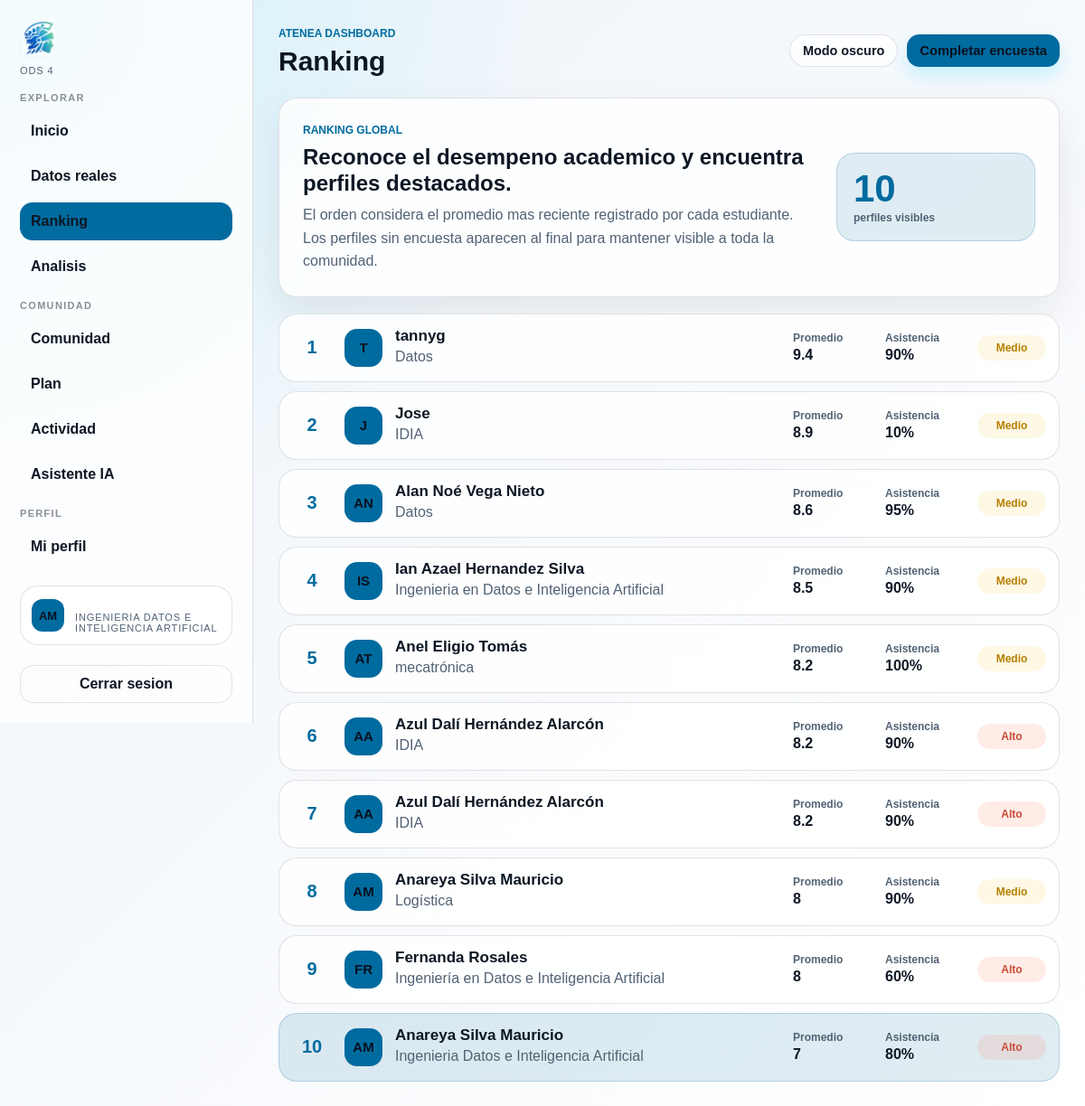
/PHP/dashboard.php?v=ranking (signed in), run on an earlier commit of the app's database.
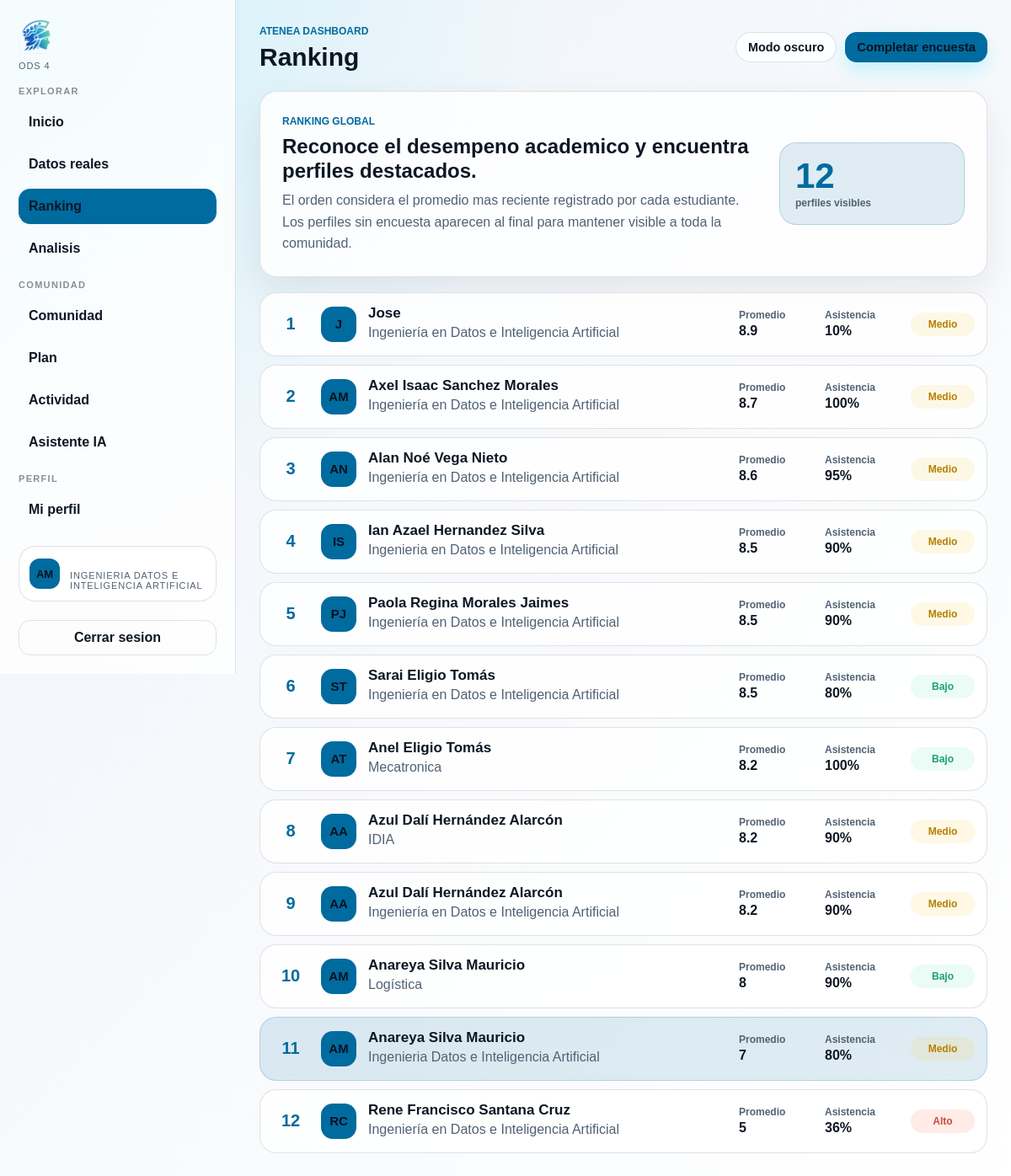
And on a later commit of the database.
### tables this page shows
CREATE TABLE `usuarios` (
  `id` int(11) NOT NULL,
  `nombre` varchar(100) NOT NULL,
  `correo` varchar(100) NOT NULL,
  `password` varchar(255) NOT NULL,
  `edad` int(11) DEFAULT NULL,
  `carrera` varchar(100) DEFAULT NULL,
  `fecha_registro` timestamp NOT NULL DEFAULT current_timestamp(),
  `rol` enum('usuario','admin') DEFAULT 'usuario',
  `estado` enum('activo','bloqueado') NOT NULL DEFAULT 'activo'
);

### PHP/dataset_service.php (called while the page is built, shortened)
<?php
function ateneaDatasetIndexExists(mysqli $conn, string $table, string $index): bool
{
    $index = $conn->real_escape_string($index);
    $result = $conn->query("SHOW INDEX FROM `{$table}` WHERE Key_name = '{$index}'");
    return (bool) ($result && $result->num_rows > 0);
}

### VIEWS/ranking.php (the view, shortened to what the changed rows need)
<?php
$ranking = [];
$sql = "
    SELECT
        u.id,
        u.nombre,
        u.carrera,
        e.promedio,
        e.asistencia,
        e.nivel_estres,
        e.materias_reprobadas,
        r.nivel_riesgo,
        r.puntuacion_riesgo
    FROM usuarios u
    LEFT JOIN (
        SELECT e1.*
        FROM encuestas e1
        INNER JOIN (
            SELECT usuario_id, MAX(id) AS latest_id
            FROM encuestas
            WHERE usuario_id IS NOT NULL
            GROUP BY usuario_id
        ) latest ON latest.latest_id = e1.id
    ) e ON e.usuario_id = u.id
    LEFT JOIN resultados r ON r.encuesta_id = e.id
    ORDER BY e.promedio IS NULL, e.promedio DESC, e.asistencia DESC, u.nombre ASC
    LIMIT 20
";
$result = $conn->query($sql);
if ($result) {
    while ($row = $result->fetch_assoc()) {
        $ranking[] = $row;
    }
}
?>
<section class="hero-panel ranking-hero">
    <div>
        <p class="eyebrow">Ranking global</p>
        <h2>Reconoce el desempeno academico y encuentra perfiles destacados.</h2>
        <p>
            El orden considera el promedio mas reciente registrado por cada estudiante. Los perfiles
            sin encuesta aparecen al final para mantener visible a toda la comunidad.
        </p>
    </div>
    <div class="hero-stat">
        <span><?= count($ranking) ?></span>
        <small>perfiles visibles</small>
    </div>
</section>
<?php if (count($ranking) > 0): ?>
    <section class="ranking-list">
        <?php foreach ($ranking as $index => $student): ?>
            <?php $riskLevel = $student["nivel_riesgo"] ?? null; ?>
            <a class="ranking-row <?= (int) $student["id"] === $userId ? "is-current" : "" ?>" href="dashboard.php?v=profile&id=<?= (int) $student["id"] ?>">
                <div class="rank-number"><?= $index + 1 ?></div>
                <div class="avatar small"><?= h(initials($student["nombre"])) ?></div>
                <div class="rank-person">
                    <h3><?= h($student["nombre"]) ?></h3>
                    <p><?= h($student["carrera"] ?: "Carrera no registrada") ?></p>
                </div>
                <div class="rank-data">
                    <span>
                        <small>Promedio</small>
                        <strong><?= metricValue($student["promedio"]) ?></strong>
                    </span>
                    <span>
                        <small>Asistencia</small>
                        <strong><?= metricValue($student["asistencia"], "%") ?></strong>
                    </span>
                    <span class="risk-pill <?= h(riskBadgeClass($riskLevel)) ?>"><?= h(riskBadgeText($riskLevel)) ?></span>
                </div>
            </a>
        <?php endforeach; ?>
    </section>
<?php endif; ?>

### PHP/dashboard.php (shortened to what the changed rows need)
<?php
require_once("conexion.php");
require_once("dataset_service.php");
$view = $_GET["v"] ?? "home";
$userId = (int) $_SESSION["usuario_id"];
$currentUser = [
    "nombre" => $_SESSION["usuario_nombre"] ?? "Estudiante",
    "correo" => $_SESSION["usuario_correo"] ?? "",
    "carrera" => "Atenea",
];
$stmt = $conn->prepare("SELECT nombre, correo, carrera FROM usuarios WHERE id = ? LIMIT 1");
if ($stmt) {
    $stmt->bind_param("i", $userId);
    $stmt->execute();
    $result = $stmt->get_result();
    if ($result && $result->num_rows === 1) {
        $currentUser = $result->fetch_assoc();
    }
}
function h($value): string
{
    return htmlspecialchars((string) ($value ?? ""), ENT_QUOTES, "UTF-8");
}
function initials(?string $name): string
{
    $name = trim((string) $name);
    $parts = preg_split('/\s+/', $name);
    $first = function_exists("mb_substr") ? mb_substr($parts[0], 0, 1, "UTF-8") : substr($parts[0], 0, 1);
    $lastPart = end($parts);
    $second = count($parts) > 1
        ? (function_exists("mb_substr") ? mb_substr($lastPart, 0, 1, "UTF-8") : substr($lastPart, 0, 1))
        : "";
    return function_exists("mb_strtoupper") ? mb_strtoupper($first . $second, "UTF-8") : strtoupper($first . $second);
}
function metricValue($value, string $suffix = "", string $empty = "Sin dato"): string
{
    if (is_numeric($value)) {
        $value = rtrim(rtrim(number_format((float) $value, 1, ".", ""), "0"), ".");
    }
    return h($value . $suffix);
}
function riskBadgeClass(?string $level): string
{
    return match ($level) {
        "Alto" => "risk-alto",
        "Medio" => "risk-medio",
        "Bajo" => "risk-bajo",
        default => "risk-neutral",
    };
}
function riskBadgeText(?string $level): string
{
    return in_array($level, ["Alto", "Medio", "Bajo"], true) ? $level : "Sin datos";
}
$labels = [
    "home" => "Inicio",
    "profile" => "Perfil",
    "ranking" => "Ranking",
    "analysis" => "Analisis",
    "data" => "Datos reales",
    "plan" => "Plan",
    "community" => "Comunidad",
    "activity" => "Actividad",
    "assistant" => "Asistente IA",
];
?>
<!DOCTYPE html>
<html lang="es">
<head>
    <link rel="stylesheet" href="../CSS/dashboard.css">
</head>
<body>
    <div class="dashboard-shell">
        <aside class="sidebar" id="dashboardSidebar">
            <div class="sidebar-card">
                <div class="mini-avatar"><?= h(initials($currentUser["nombre"] ?? "")) ?></div>
                <div>
                    <strong><?= h($currentUser["nombre"] ?? "Estudiante") ?></strong>
                    <small><?= h($currentUser["carrera"] ?? "Atenea") ?></small>
                </div>
            </div>
        </aside>
        <main class="main">
            <header class="topbar">
                <div>
                    <h1><?= h($labels[$view]) ?></h1>
                </div>
            </header>
            <?php
            switch ($view) {
                case "ranking":
                    include "../VIEWS/ranking.php";
                    break;
            }
            ?>
        </main>
    </div>
</body>
</html>

What changed in the data, as far as the page shows it:
removed usuarios: nombre "T", nombre "tannyg", carrera "Datos", promedio "9.4", asistencia "90%", riskLevel "Medio"
removed usuarios: nombre "FR", nombre "Fernanda Rosales", carrera "Ingeniería en Datos e Inteligencia Artificial", promedio "8", asistencia "60%", riskLevel "Alto"
computed for usuarios "Ingenieria Datos e Inteligencia Artificial": riskLevel "Alto" → "Medio"
changed usuarios "Jose": carrera "IDIA" → "Ingeniería en Datos e Inteligencia Artificial"
added usuarios: nombre "AM", nombre "Axel Isaac Sanchez Morales", carrera "Ingeniería en Datos e Inteligencia Artificial", promedio "8.7", asistencia "100%", riskLevel "Medio"
changed usuarios "Alan Noé Vega Nieto": carrera "Datos" → "Ingeniería en Datos e Inteligencia Artificial"
added usuarios: nombre "PJ", nombre "Paola Regina Morales Jaimes", carrera "Ingeniería en Datos e Inteligencia Artificial", promedio "8.5", asistencia "90%", riskLevel "Medio"
added usuarios: nombre "ST", nombre "Sarai Eligio Tomás", carrera "Ingeniería en Datos e Inteligencia Artificial", promedio "8.5", asistencia "80%", riskLevel "Bajo"
changed usuarios "Anel Eligio Tomás": carrera "mecatrónica" → "Mecatronica"; riskLevel "Medio" → "Bajo"
computed for usuarios "IDIA": riskLevel "Alto" → "Medio"
changed usuarios (number 10 of 12 on the later page): carrera "IDIA" → "Ingeniería en Datos e Inteligencia Artificial"; riskLevel "Alto" → "Medio"
computed for usuarios "Logística": riskLevel "Medio" → "Bajo"
added usuarios: nombre "RC", nombre "Rene Francisco Santana Cruz", carrera "Ingeniería en Datos e Inteligencia Artificial", promedio "5", asistencia "36%", riskLevel "Alto"
Also different on the page:
count($ranking): "10" → "12"
